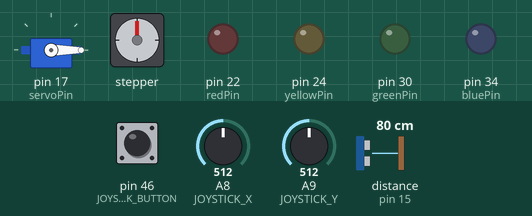
Simulated run of this sketch. Board: Arduino Mega 2560, built with avr-gcc and run on an emulated ATmega2560. On the bench: servo, stepper motor, output pins drawn as LEDs (lit = HIGH). Wiring (inferred from the names in the program): ultrasonic range finder: trigger pin 14; echo pin 15. The inputs (shaded band) are chosen by the test bench; at power-on: A8 (JOYSTICK_X) = 512, distance to the obstacle (sensor on pin 15) 80 cm, pin 46 (JOYSTICK_BUTTON) HIGH, A9 (JOYSTICK_Y) = 512. The echo pulse lasts 58.3 µs per cm; stepper angles assume 2048 steps per turn; pins used as bus, display or sensor lines are not drawn.

Above: at 1.7 s.
1.8 s: A8 (JOYSTICK_X) set to 537
At 2.66 s:
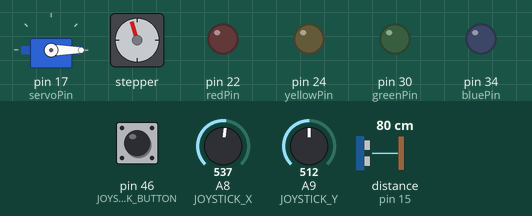
At 3.45 s:
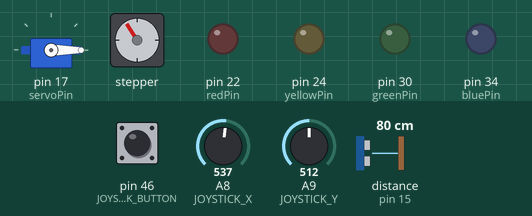
4.8 s: distance to the obstacle (sensor on pin 15) set to 2 cm
At 5.9 s:
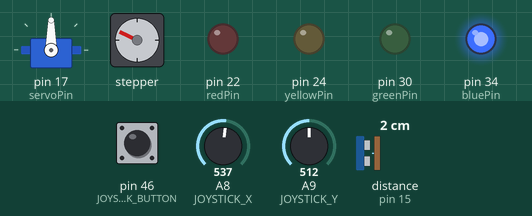
7.8 s: distance to the obstacle (sensor on pin 15) set to 20 cm
10.8 s: distance to the obstacle (sensor on pin 15) set to 23 cm
At 11.12 s:
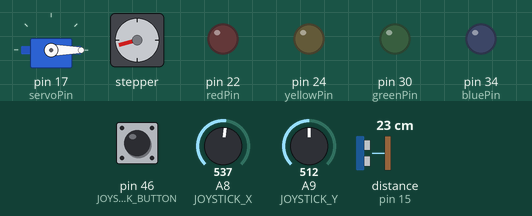
13.8 s: A8 (JOYSTICK_X) set to 390
16.8 s: A8 (JOYSTICK_X) set to 407
Timing chart, 0 to 19.3 s (numbered marks = the images above; inputs shaded):
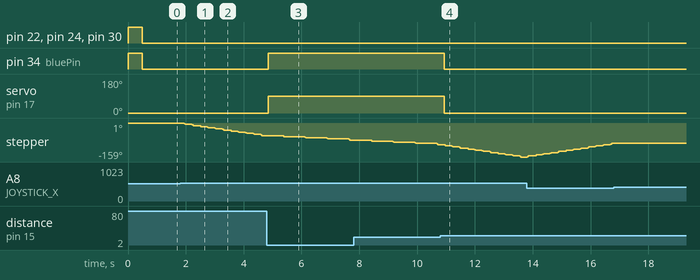

The sketch:

JoystickStepper.ino
```cpp
// inclusione della libreria Stepper
#include <Stepper.h>
#include <Servo.h>

#define JOYSTICK_X A8
#define JOYSTICK_Y A9
#define JOYSTICK_BUTTON 46

#define bluePin 34
#define greenPin 30
#define yellowPin 24
#define redPin 22

#define servoPin 17
#define trigPin 14
#define echoPin 15

const int stepsPerRevolution = 2048;  // change this to fit the number of steps per revolution
const int rolePerMinute = 15;

Stepper myStepper(stepsPerRevolution, 7, 8, 9, 10 );
Servo myservo;

void setup() {
  myStepper.setSpeed(rolePerMinute);
  pinMode(JOYSTICK_BUTTON, INPUT_PULLUP);

  myservo.attach(servoPin);
  myservo.write(0);
  pinMode(bluePin, OUTPUT);
  pinMode(greenPin, OUTPUT);
  pinMode(yellowPin, OUTPUT);
  pinMode(redPin, OUTPUT);

  pinMode(trigPin, OUTPUT);
  pinMode(echoPin, INPUT);

  digitalWrite(bluePin, HIGH);
  digitalWrite(greenPin, HIGH);
  digitalWrite(yellowPin, HIGH);
  digitalWrite(redPin, HIGH);
  delay(500);
  digitalWrite(bluePin, LOW);
  digitalWrite(greenPin, LOW);
  digitalWrite(yellowPin, LOW);
  digitalWrite(redPin, LOW);

  Serial.begin(9600);
}

long duration; // variable for the duration of sound wave travel
int distance; // variable for the distance measurement

void loop() {
  digitalWrite(trigPin, LOW);
  delayMicroseconds(2);
  // Sets the trigPin HIGH (ACTIVE) for 10 microseconds
  digitalWrite(trigPin, HIGH);
  delayMicroseconds(10);
  digitalWrite(trigPin, LOW);
  // Reads the echoPin, returns the sound wave travel time in microseconds
  duration = pulseIn(echoPin, HIGH);
  // Calculating the distance
  distance = duration * 0.034 / 2; // Speed of sound wave divided by 2 (go and back)
  // Displays the distance on the Serial Monitor

  //Serial.print("Distance: ");
  //Serial.print(distance);
  //Serial.println(" cm");

  if (distance <= 20) {
    digitalWrite(bluePin, HIGH);
    myservo.write(90);
    delay(500);
  } else {
    digitalWrite(bluePin, LOW);
    myservo.write(0);
  }

  int x = analogRead(JOYSTICK_X);
  int y = analogRead(JOYSTICK_Y);
  int button = !digitalRead(JOYSTICK_BUTTON);

  //Serial.print("X: " + String(x));
  //Serial.print(",\tY:" + String(y));
  //Serial.println(",\tP: " + String(button));

  if (x > 400 && x < 520)
  {
    for (int i = 2; i < 6; i++)
    {
      digitalWrite(i, LOW);
    }
  }
  else if (x < 400)
  {
    myStepper.setSpeed(rolePerMinute);
    myStepper.step(30);
  }
  else if (x > 530)
  {
    myStepper.setSpeed(rolePerMinute);
    myStepper.step(-30);

  }
  delay(200);

}
```

Measured:
- the behaviour switches between 530 and 531 on A8 (JOYSTICK_X) (found by bisection; images 0 and 1)
- the behaviour switches between 21 and 22 cm on distance to the obstacle (sensor on pin 15) (found by bisection; images 3 and 4)
- after the input at 1.8 s, stepper: keeps turning counter-clockwise at about 22°/s, starting after 0.14 s
- after the input at 4.8 s, pin 34 (bluePin): LOW → HIGH after 0.05 s; servo on pin 17 (servoPin): 0° → 90° after 0.05 s
- after the input at 10.8 s, pin 34 (bluePin): HIGH → LOW after 0.14 s; servo on pin 17 (servoPin): 90° → 0° after 0.14 s
- after the input at 16.8 s, stepper: stops changing and stays -95°
